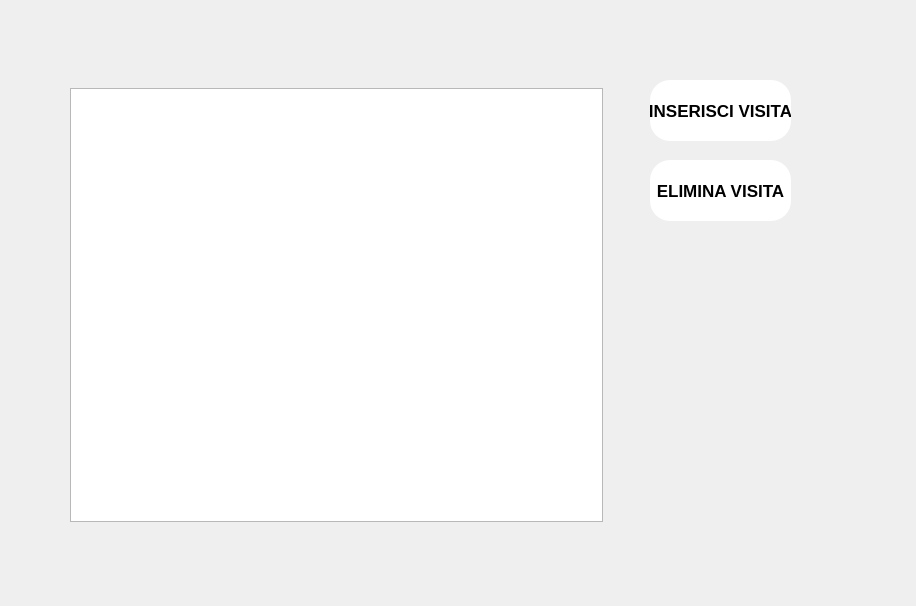
<?xml version="1.0" encoding="UTF-8"?>
<ui version="4.0">
 <class>Form</class>
 <widget class="QWidget" name="Form">
  <property name="geometry">
   <rect>
    <x>0</x>
    <y>0</y>
    <width>916</width>
    <height>606</height>
   </rect>
  </property>
  <property name="minimumSize">
   <size>
    <width>916</width>
    <height>606</height>
   </size>
  </property>
  <property name="maximumSize">
   <size>
    <width>916</width>
    <height>606</height>
   </size>
  </property>
  <property name="windowTitle">
   <string>Gestione Visite</string>
  </property>
  <widget class="QLabel" name="label">
   <property name="geometry">
    <rect>
     <x>0</x>
     <y>0</y>
     <width>916</width>
     <height>606</height>
    </rect>
   </property>
   <property name="text">
    <string/>
   </property>
   <property name="pixmap">
    <pixmap>GestioneVisite.png</pixmap>
   </property>
  </widget>
  <widget class="QListView" name="listView">
   <property name="geometry">
    <rect>
     <x>70</x>
     <y>88</y>
     <width>533</width>
     <height>434</height>
    </rect>
   </property>
   <property name="font">
    <font>
     <family>Arial</family>
    </font>
   </property>
  </widget>
  <widget class="QPushButton" name="button_inserisciVisita">
   <property name="geometry">
    <rect>
     <x>650</x>
     <y>80</y>
     <width>141</width>
     <height>61</height>
    </rect>
   </property>
   <property name="font">
    <font>
     <family>Arial</family>
     <pointsize>13</pointsize>
     <bold>true</bold>
    </font>
   </property>
   <property name="styleSheet">
    <string notr="true">color: black;
background-color: white;
border-radius: 20px;</string>
   </property>
   <property name="text">
    <string>INSERISCI VISITA</string>
   </property>
  </widget>
  <widget class="QPushButton" name="button_eliminaVisita">
   <property name="geometry">
    <rect>
     <x>650</x>
     <y>160</y>
     <width>141</width>
     <height>61</height>
    </rect>
   </property>
   <property name="font">
    <font>
     <family>Arial</family>
     <pointsize>13</pointsize>
     <bold>true</bold>
    </font>
   </property>
   <property name="styleSheet">
    <string notr="true">color: black;
background-color: white;
border-radius: 20px;</string>
   </property>
   <property name="text">
    <string>ELIMINA VISITA</string>
   </property>
  </widget>
 </widget>
 <resources>
  <include location="GestioneVisite.qrc"/>
 </resources>
 <connections/>
</ui>
